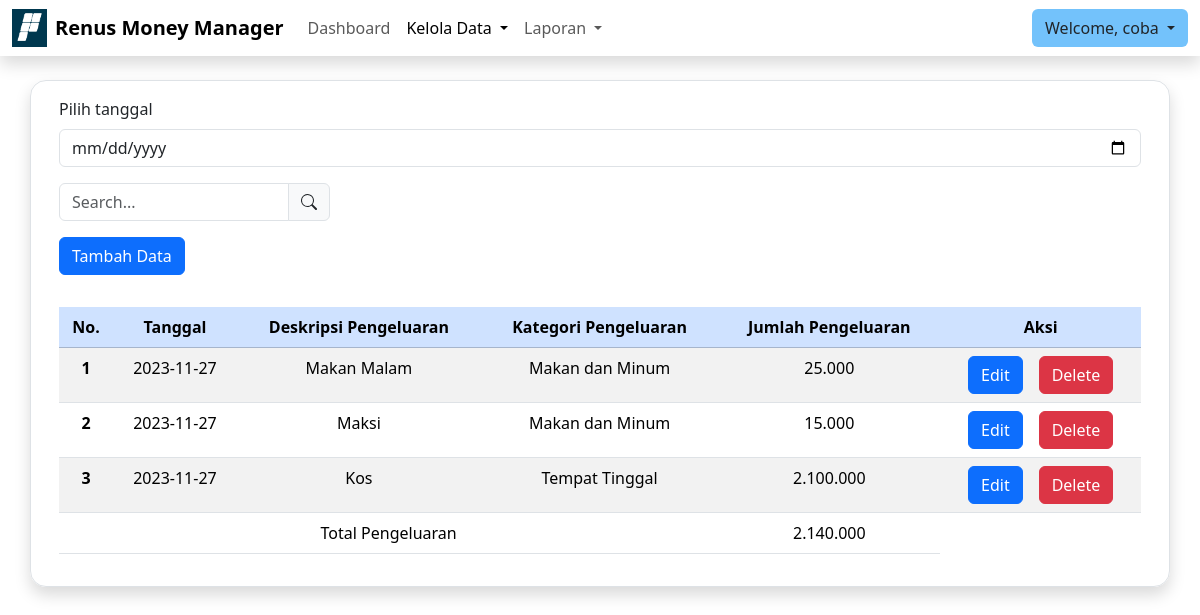
Page /kelolaPengeluaran.php?filter_tgl=2023-11-27 (signed in) on the committed database.
### tables this page shows
CREATE TABLE `pengeluaran` (
  `id_pengeluaran` int(11) NOT NULL,
  `tanggal` date NOT NULL,
  `deskripsi` varchar(50) NOT NULL,
  `id_kategori` int(11) NOT NULL,
  `jumlah` int(11) NOT NULL,
  `id_user` int(11) NOT NULL
);

CREATE TABLE `kategori_pengeluaran` (
  `id_kategori` int(11) NOT NULL,
  `nama_kategori` varchar(255) NOT NULL
);

### functions/query.php (called while the page is built)
<?php
    $db = mysqli_connect('localhost', 'u749483805_cash', 'Ramadani1234?', 'u749483805_cash');
    if (mysqli_connect_error() == true) {
        die('Gagal terhubung ke database');
        return false;
    } else {
        return true;
    }
    function query($query) {
        global $db;
        $result = mysqli_query($db, $query);
        $rows = [];
        while( $row = mysqli_fetch_assoc($result) ) {
            $rows[] = $row;
        }
        return $rows;
    }
?>

### kelolaPengeluaran.php (the view, shortened to what this page needs)
<?php
    require 'functions/query.php';
    if(isset($_COOKIE['login'])) {
        if ($_COOKIE['level'] == 'user') {
            $_SESSION['login'] = true;
            $username = $_COOKIE['login'];
            $id = $_COOKIE['id'];
        }
        elseif ($_COOKIE['level'] == 'admin') {
            $_SESSION['login'] = true;
            header('Location: kelolaPengguna');
        }
    }
    elseif ($_SESSION['role'] == 'user') {
        $username = $_SESSION['user'];
        $id = $_SESSION['id'];
    }
    else {
        if ($_SESSION['role'] == 'admin') {
            header('Location: kelolaPengguna');
            exit;
        }
    }
    if (isset($_GET['filter_tgl'])) {
        $date = $_GET['filter_tgl'];
        $queryPengeluaran = "SELECT * FROM pengeluaran
                            JOIN kategori_pengeluaran ON pengeluaran.id_kategori = kategori_pengeluaran.id_kategori
                            WHERE tanggal = '$date' AND id_user = '$id'
                            ORDER BY tanggal DESC
                            ";
    }
    $pengeluaran = query($queryPengeluaran);
?>
<!DOCTYPE html>
<html lang="en">
<head>
    <link href="https://cdn.jsdelivr.net/npm/bootstrap@5.3.2/dist/css/bootstrap.min.css" rel="stylesheet">
</head>
<body>
    <nav class="navbar navbar-expand-lg bg-white shadow sticky-top">
        <div class="container-fluid">
            <img src="img/rns.png" width="35px">
            <div class="ms-2 navbar-brand fw-bold">Renus Money Manager</div>
            <div class="collapse navbar-collapse" id="navbarSupportedContent">
                <ul class="navbar-nav me-auto mb-2 mb-lg-0">
                    <li class="nav-item">
                        <a class="nav-link" aria-current="page" href="dashboard">Dashboard</a>
                    </li>
                    <li class="nav-item dropdown">
                        <a class="nav-link active dropdown-toggle" href="#" role="button" data-bs-toggle="dropdown" aria-expanded="false">
                            Kelola Data
                        </a>
                    </li>
                    <li class="nav-item dropdown">
                        <a class="nav-link dropdown-toggle" href="#" role="button" data-bs-toggle="dropdown" aria-expanded="false">
                            Laporan
                        </a>
                    </li>
                </ul>
            </div>
            <div class="dropdown">
                <button class="btn dropdown-toggle" style="background: #73c2fb" type="button" data-bs-toggle="dropdown" aria-expanded="false">
                    Welcome, <?= $username ?>
                </button>
            </div>
        </div>
    </nav>
    <div class="container mt-4 border rounded-4 shadow">
        <div class="row">
            <div class="col">
                <div class="m-3">
                    <form action="kelolaPengeluaran" method="GET">
                        <label for="filter" class="mb-2">Pilih tanggal</label>
                        <input type="date"x class="form-control" id="filter" name="filter_tgl" onchange="submit()">
                    </form>
                </div>
                <div class="m-3">
                    <form action="kelolaPengeluaran" method="GET" id="search-form">
                        <div class="input-group mb-3 w-25">
                            <input type="text" class="form-control" placeholder="Search..." aria-label="Search" aria-describedby="search-bar" name="search_query">
                            <span class="input-group-text" id="search-bar" onclick="$('#search-form').submit()">
                            </span>
                        </div>
                    </form>
                </div>
                <div class="m-3">
                    <button type="button" class="btn btn-primary" data-bs-toggle="modal" data-bs-target="#modalTambah">
                        Tambah Data
                    </button>
                </div>
                <div class="p-3">
                    <table class="table table-striped text-center">
                        <thead>
                            <tr class="table-primary">
                            <th scope="col">No.</th>
                            <th scope="col">Tanggal</th>
                            <th scope="col">Deskripsi Pengeluaran</th>
                            <th scope="col">Kategori Pengeluaran</th>
                            <th scope="col">Jumlah Pengeluaran</th>
                            <th scope="col">Aksi</th>
                            </tr>
                        </thead>
                        <tbody>
                            <?php
                                $index = 1;
                                $totalPengeluaran = 0;
                            ?>
                            <?php foreach($pengeluaran as $p) : ?>
                            <tr>
                                <th scope="row"> <?= $index ?> </th>
                                <td> <?= $p['tanggal'] ?> </td>
                                <td> <?= $p['deskripsi'] ?> </td>
                                <td> <?= $p['nama_kategori'] ?> </td>
                                <td> <?= str_replace(',', '.', number_format($p['jumlah'])); ?> </td>
                                <td>
                                    <div class="d-flex justify-content-center">
                                        <button type="button" class="btn btn-primary me-3" data-bs-toggle="modal" data-bs-target="#modalEdit"
                                                data-tgl="<?= $p['tanggal'] ?>" data-deskripsi="<?= $p['deskripsi'] ?>"
                                                data-jumlah="<?= $p['jumlah'] ?>" data-id-pengeluaran="<?= $p['id_pengeluaran'] ?>">
                                            Edit
                                        </button>
                                        <form action="functions/hapusData" method="POST">
                                            <button type="submit" class="btn btn-danger">Delete</button>
                                        </form>
                                    </div>
                                </td>
                            </tr>
                            <?php
                                $index++;
                                $totalPengeluaran += $p['jumlah'];
                            ?>
                            <?php endforeach; ?>
                            <?php if (count($pengeluaran) > 0) : ?>
                            <tr>
                                <td colspan="4">Total Pengeluaran</td>
                                <td> <?= str_replace(',', '.', number_format($totalPengeluaran)); ?> </td>
                            </tr>
                            <?php endif; ?>
                        </tbody>
                    </table>
                </div>
            </div>
        </div>
    </div>
</body>
</html>

### rows in the picture
pengeluaran: tanggal "2023-11-27", deskripsi "Makan Malam", id_kategori.nama_kategori "Makan dan Minum", jumlah "25.000"
pengeluaran: tanggal "2023-11-27", deskripsi "Maksi", id_kategori.nama_kategori "Makan dan Minum", jumlah "15.000"
pengeluaran: tanggal "2023-11-27", deskripsi "Kos", id_kategori.nama_kategori "Tempat Tinggal", jumlah "2.100.000"

### other values in the picture
$username "coba"
str_replace(',', '.', number_format($totalPengeluaran)) "2.140.000"
